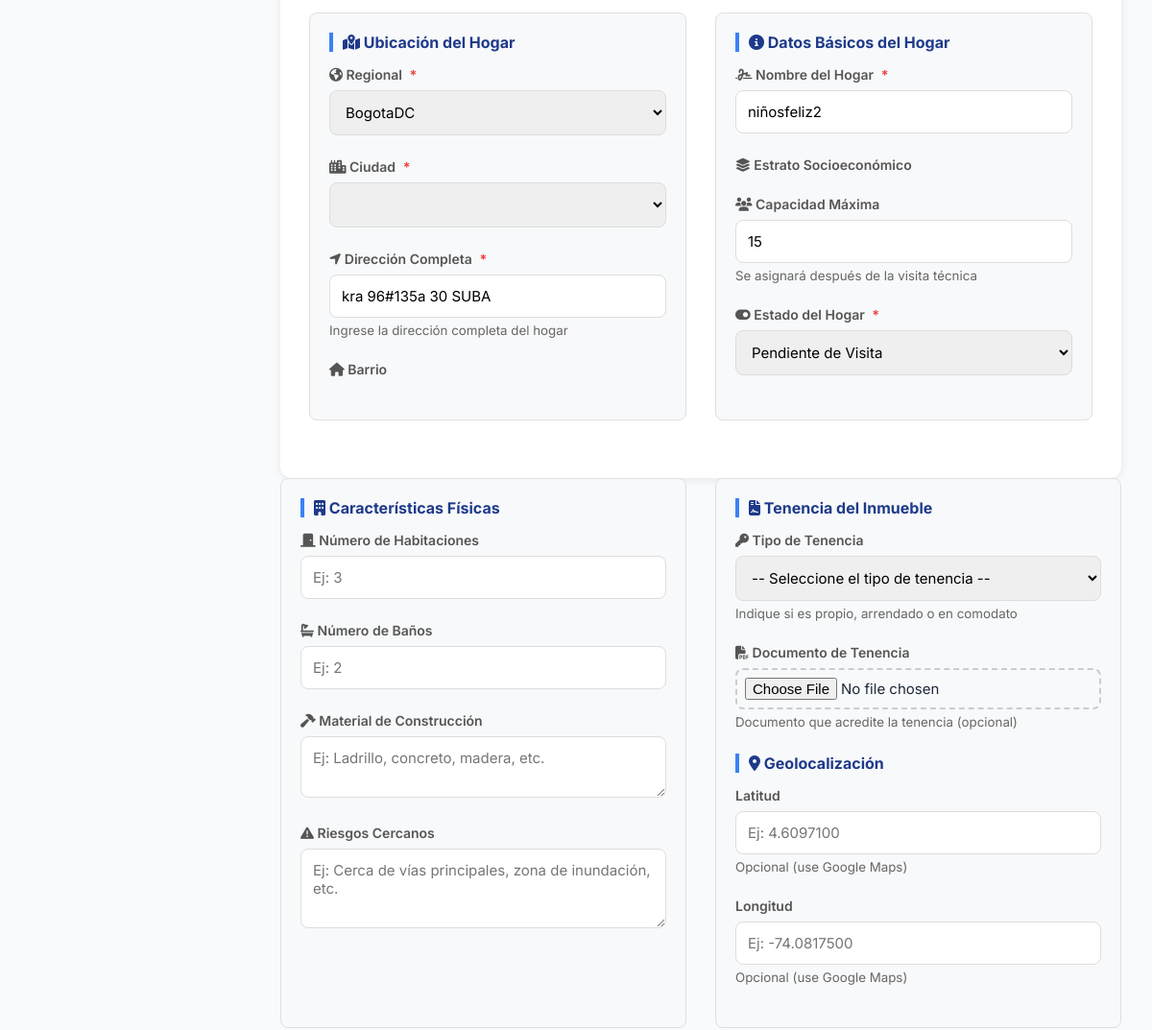
Page /madres/editar/14/ (signed in, middle part) on the earlier database version.
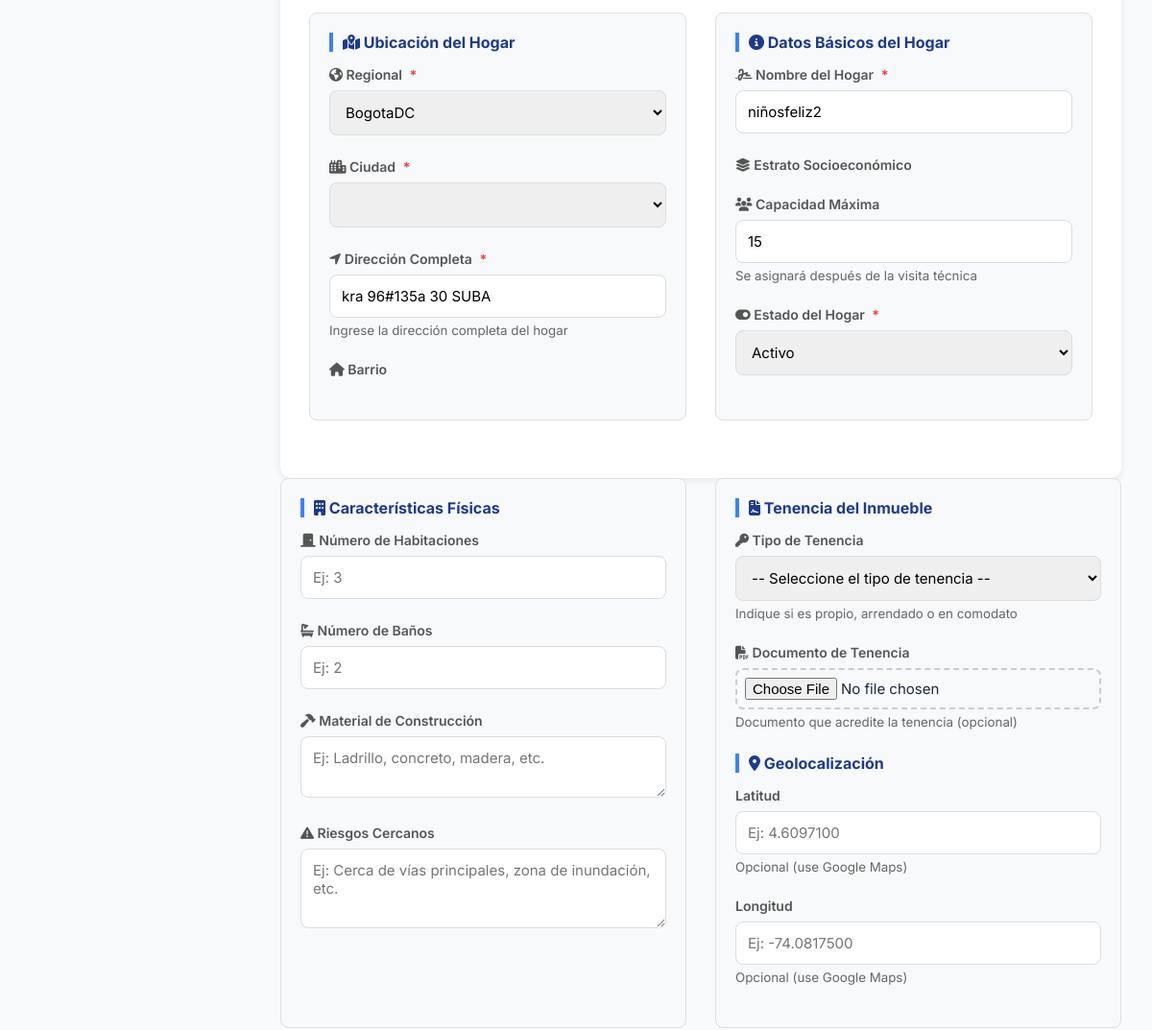
Same page on the later database version.
### core/models.py (models this page shows, shortened)
class HogarComunitario(models.Model):
    regional = models.ForeignKey(Regional, on_delete=models.PROTECT, related_name='hogares')
    ciudad = models.ForeignKey(Ciudad, on_delete=models.PROTECT, related_name='hogares')
    nombre_hogar = models.CharField(max_length=100)
    direccion = models.CharField(max_length=200)
    localidad = models.CharField(max_length=100, blank=True, default='')  # Mantener para hogares antiguos, se asigna en la vista
    localidad_bogota = models.ForeignKey('LocalidadBogota', on_delete=models.SET_NULL, null=True, blank=True, related_name='hogares')
    barrio = models.CharField(max_length=100, null=True, blank=True)
    estrato = models.IntegerField(null=True, blank=True)
    fecha_primera_visita = models.DateField(null=True, blank=True, help_text="Fecha programada para la primera visita técnica")
    ultima_visita = models.DateField(null=True, blank=True, help_text="Fecha de la última visita técnica realizada")
    proxima_visita = models.DateField(null=True, blank=True, help_text="Fecha programada para la próxima visita técnica (calculada automáticamente)")
    observaciones_visita = models.TextField(blank=True, help_text="Observaciones de la última visita técnica realizada")
    estado_aptitud = models.CharField(
        max_length=20,
        choices=[
            ('no_apto', 'No Apto'),
            ('apto', 'Apto'),
        ],
        default='no_apto',
        help_text="Estado de aptitud del hogar. Se actualiza a 'Apto' después de la primera visita aprobada"
    )
    area_social_m2 = models.DecimalField(max_digits=6, decimal_places=2, null=True, blank=True,
                                         help_text="Metros cuadrados del área social disponible para los niños")
    capacidad_calculada = models.IntegerField(null=True, blank=True,
                                              help_text="Capacidad calculada según área social (m²/2)")
    formulario_completo = models.BooleanField(default=False,
                                              help_text="Indica si se completó el formulario 2 de visita técnica")
    num_habitaciones = models.IntegerField(null=True, blank=True)
    num_banos = models.IntegerField(null=True, blank=True)
    material_construccion = models.TextField(null=True, blank=True)
    riesgos_cercanos = models.TextField(null=True, blank=True)
    fotos_interior = models.FileField(upload_to='hogares/fotos_interior/', null=True, blank=True)
    fotos_exterior = models.FileField(upload_to='hogares/fotos_exterior/', null=True, blank=True)
    geolocalizacion_lat = models.DecimalField(max_digits=10, decimal_places=7, null=True, blank=True)
    geolocalizacion_lon = models.DecimalField(max_digits=10, decimal_places=7, null=True, blank=True)
    tipo_tenencia = models.CharField(max_length=50, choices=[
        ('Propia', 'Propia'),
        ('Arrendada', 'Arrendada'),
        ('Comodato', 'Comodato')
    ], null=True, blank=True)
    documento_tenencia_pdf = models.FileField(upload_to='hogares/documentos_tenencia/', null=True, blank=True)
    capacidad = models.IntegerField(null=True, blank=True, help_text="Capacidad aprobada del hogar (entre 12 y 15 niños según normativa ICBF)")
    capacidad_maxima = models.IntegerField(default=15, help_text="Capacidad máxima permitida (15 niños según normativa)")
    estado = models.CharField(
        max_length=30,
        choices=[
            ('pendiente_revision', 'Pendiente de Revisión'),
            ('en_revision', 'En Revisión'),
            ('aprobado', 'Aprobado'),
            ('rechazado', 'Rechazado'),
            ('en_mantenimiento', 'En Mantenimiento'),
            ('pendiente_visita', 'Pendiente de Visita'),
            ('visita_agendada', 'Visita Agendada'),
            ('en_evaluacion', 'En Evaluación'),
            ('activo', 'Activo'),
            ('inactivo', 'Inactivo'),
        ],
        default='pendiente_revision'
    )
    madre = models.ForeignKey(MadreComunitaria, on_delete=models.PROTECT, related_name='hogares_asignados')
    fecha_registro = models.DateTimeField(auto_now_add=True)
    fecha_habilitacion = models.DateTimeField(null=True, blank=True)  # Cuando pasa a activo/aprobado
    class Meta:
        db_table = 'hogares_comunitarios'

### core/views.py (the view)
# urls.py: path('madres/editar/<int:id>/', views.editar_madre, name='editar_madre'),
@login_required
@rol_requerido('administrador')
def editar_madre(request, id):
    usuario_madre = get_object_or_404(Usuario, id=id, rol__nombre_rol='madre_comunitaria')
    madre_profile = usuario_madre.madre_profile
    hogar = HogarComunitario.objects.filter(madre=madre_profile).first()
    if not hogar:
        messages.error(request, 'Esta madre no tiene un hogar comunitario asignado.')
        return redirect('listar_madres')
    if request.method == 'POST':
        usuario_form = UsuarioMadreForm(request.POST, instance=usuario_madre)
        madre_profile_form = MadreProfileForm(request.POST, request.FILES, instance=madre_profile)
        hogar_form = HogarForm(request.POST, instance=hogar)
        if usuario_form.is_valid() and madre_profile_form.is_valid() and hogar_form.is_valid():
            nombre_hogar = hogar_form.cleaned_data['nombre_hogar']
            direccion_hogar = hogar_form.cleaned_data['direccion']
            localidad = hogar_form.cleaned_data.get('localidad')
            if HogarComunitario.objects.filter(nombre_hogar__iexact=nombre_hogar, localidad__iexact=localidad).exclude(id=hogar.id).exists():
                messages.error(request, f"Ya existe otro hogar llamado '{nombre_hogar}' en la localidad de '{localidad}'.")
            elif HogarComunitario.objects.filter(direccion__iexact=direccion_hogar).exclude(id=hogar.id).exists():
                messages.error(request, f"La dirección '{direccion_hogar}' ya está registrada para otro hogar.")
            if messages.get_messages(request):
                return render(request, 'admin/madres_form.html', {
                    'usuario_form': usuario_form,
                    'madre_profile_form': madre_profile_form,
                    'hogar_form': hogar_form,
                    'modo_edicion': True,
                    'regionales': Regional.objects.all().order_by('nombre')
                })
            try:
                with transaction.atomic():
                    usuario_actualizado = usuario_form.save()
                    madre_profile_form.save()
                    hogar_form.save()
                messages.success(request, '¡Madre comunitaria y hogar actualizados exitosamente!')
                return redirect('listar_madres') # Corregido para que el redirect esté dentro del try
            except Exception as e:
                messages.error(request, f'Error al guardar los cambios: {str(e)}')
        else:
            messages.error(request, 'Por favor, corrige los errores en el formulario.')
    else:
        usuario_form = UsuarioMadreForm(instance=usuario_madre)
        madre_profile_form = MadreProfileForm(instance=madre_profile)
        hogar_form = HogarForm(instance=hogar)
    regionales = Regional.objects.all().order_by('nombre')
    return render(request, 'admin/madres_form.html', {
        'usuario_form': usuario_form,
        'madre_profile_form': madre_profile_form,
        'hogar_form': hogar_form,
        'modo_edicion': True,
        'regionales': regionales
    })

### core/models.py (called while the page is built)
    def __str__(self):
        return self.nombre

    def __str__(self):
        return f"{self.nombre} ({self.departamento.nombre})"

    def __str__(self):
        return f"{self.numero}. {self.nombre}"

### core/views.py (called while the page is built)
def rol_requerido(nombre_rol):
    def decorator(view_func):
        @wraps(view_func)
        def _wrapped_view(request, *args, **kwargs):
            if not request.user.is_authenticated or not hasattr(request.user, 'rol') or request.user.rol.nombre_rol != nombre_rol:
                messages.error(request, 'Acceso denegado. No tienes los permisos necesarios.')
                return redirect('home')  # Redirigir a una página de inicio o de error
            return view_func(request, *args, **kwargs)
        return _wrapped_view
    return decorator

### templates/admin/madres_form.html (shortened to what the changed rows need)
{% load static %}
<!DOCTYPE html>
<html lang="es">
<head>
  <link rel="stylesheet" href="https://cdnjs.cloudflare.com/ajax/libs/font-awesome/6.5.0/css/all.min.css" />
</head>
<body>
  <main class="main-content">
    <div class="content-wrapper">
    <form method="post" enctype="multipart/form-data" id="madreCreationForm">
      <div class="step-form" style="display:block">
        <div class="two-column-grid">
          <div class="column-panel">
            <div class="form-group">
              <label for="id_ciudad"><i class="fas fa-city"></i> Ciudad <span class="required-star">*</span></label>
              <select name="ciudad" id="id_ciudad" class="form-control" required {% if not hogar_form.initial.regional and not hogar_form.data.regional %}disabled{% endif %} data-selected-id="{{ hogar_form.instance.ciudad_id }}">
              </select>
            </div>
            <div class="form-group">
              <label for="id_direccion_hogar"><i class="fas fa-location-arrow"></i> Dirección Completa <span class="required-star">*</span></label>
              <input type="text" name="direccion" id="id_direccion_hogar" class="form-control"
                     placeholder="Ej: Cra 97#135a-30 SUBA"
                     value="{{ hogar_form.direccion.value|default:'' }}" required>
              <small style="color:#666;display:block;margin-top:5px;">Ingrese la dirección completa del hogar</small>
            </div>
          </div>
          <div class="column-panel">
            <div class="form-group">
              <label for="{{ hogar_form.nombre_hogar.id_for_label }}"><i class="fas fa-signature"></i> Nombre del Hogar <span class="required-star">*</span></label>
              {{ hogar_form.nombre_hogar }}
            </div>
            <div class="form-group">
              <label for="{{ hogar_form.estado.id_for_label }}"><i class="fas fa-toggle-on"></i> Estado del Hogar <span class="required-star">*</span></label>
              {{ hogar_form.estado }}
            </div>
          </div>
        </div>
        </div>
      </div>
</body>
</html>

Differences in the rows shown:
changed HogarComunitario "kra 96#135a 30 SUBA": estado "Pendiente de Visita" → "Activo"
